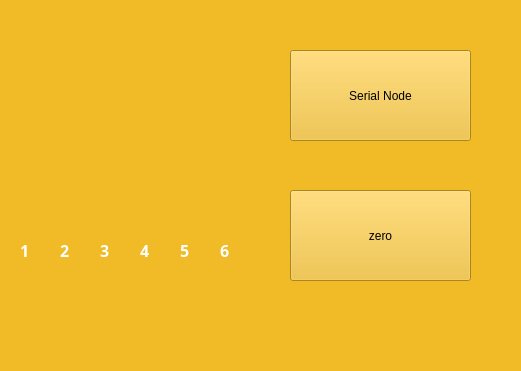
  <widget class="QWidget" name="m3_background_3" native="true">
   <property name="geometry">
    <rect>
     <x>850</x>
     <y>50</y>
     <width>521</width>
     <height>371</height>
    </rect>
   </property>
   <property name="palette">
    <palette>
     <active>
      <colorrole role="WindowText">
       <brush brushstyle="SolidPattern">
        <color alpha="255">
         <red>255</red>
         <green>255</green>
         <blue>255</blue>
        </color>
       </brush>
      </colorrole>
      <colorrole role="Button">
       <brush brushstyle="SolidPattern">
        <color alpha="255">
         <red>240</red>
         <green>187</green>
         <blue>39</blue>
        </color>
       </brush>
      </colorrole>
      <colorrole role="Light">
       <brush brushstyle="SolidPattern">
        <color alpha="255">
         <red>255</red>
         <green>226</green>
         <blue>146</blue>
        </color>
       </brush>
      </colorrole>
      <colorrole role="Midlight">
       <brush brushstyle="SolidPattern">
        <color alpha="255">
         <red>247</red>
         <green>206</green>
         <blue>92</blue>
        </color>
       </brush>
      </colorrole>
      <colorrole role="Dark">
       <brush brushstyle="SolidPattern">
        <color alpha="255">
         <red>120</red>
         <green>93</green>
         <blue>19</blue>
        </color>
       </brush>
      </colorrole>
      <colorrole role="Mid">
       <brush brushstyle="SolidPattern">
        <color alpha="255">
         <red>160</red>
         <green>124</green>
         <blue>26</blue>
        </color>
       </brush>
      </colorrole>
      <colorrole role="Text">
       <brush brushstyle="SolidPattern">
        <color alpha="255">
         <red>0</red>
         <green>0</green>
         <blue>0</blue>
        </color>
       </brush>
      </colorrole>
      <colorrole role="BrightText">
       <brush brushstyle="SolidPattern">
        <color alpha="255">
         <red>255</red>
         <green>255</green>
         <blue>255</blue>
        </color>
       </brush>
      </colorrole>
      <colorrole role="ButtonText">
       <brush brushstyle="SolidPattern">
        <color alpha="255">
         <red>0</red>
         <green>0</green>
         <blue>0</blue>
        </color>
       </brush>
      </colorrole>
      <colorrole role="Base">
       <brush brushstyle="SolidPattern">
        <color alpha="255">
         <red>255</red>
         <green>255</green>
         <blue>255</blue>
        </color>
       </brush>
      </colorrole>
      <colorrole role="Window">
       <brush brushstyle="SolidPattern">
        <color alpha="255">
         <red>240</red>
         <green>187</green>
         <blue>39</blue>
        </color>
       </brush>
      </colorrole>
      <colorrole role="Shadow">
       <brush brushstyle="SolidPattern">
        <color alpha="255">
         <red>0</red>
         <green>0</green>
         <blue>0</blue>
        </color>
       </brush>
      </colorrole>
      <colorrole role="AlternateBase">
       <brush brushstyle="SolidPattern">
        <color alpha="255">
         <red>247</red>
         <green>221</green>
         <blue>147</blue>
        </color>
       </brush>
      </colorrole>
      <colorrole role="ToolTipBase">
       <brush brushstyle="SolidPattern">
        <color alpha="255">
         <red>255</red>
         <green>255</green>
         <blue>220</blue>
        </color>
       </brush>
      </colorrole>
      <colorrole role="ToolTipText">
       <brush brushstyle="SolidPattern">
        <color alpha="255">
         <red>0</red>
         <green>0</green>
         <blue>0</blue>
        </color>
       </brush>
      </colorrole>
     </active>
     <inactive>
      <colorrole role="WindowText">
       <brush brushstyle="SolidPattern">
        <color alpha="255">
         <red>255</red>
         <green>255</green>
         <blue>255</blue>
        </color>
       </brush>
      </colorrole>
      <colorrole role="Button">
       <brush brushstyle="SolidPattern">
        <color alpha="255">
         <red>240</red>
         <green>187</green>
         <blue>39</blue>
        </color>
       </brush>
      </colorrole>
      <colorrole role="Light">
       <brush brushstyle="SolidPattern">
        <color alpha="255">
         <red>255</red>
         <green>226</green>
         <blue>146</blue>
        </color>
       </brush>
      </colorrole>
      <colorrole role="Midlight">
       <brush brushstyle="SolidPattern">
        <color alpha="255">
         <red>247</red>
         <green>206</green>
         <blue>92</blue>
        </color>
       </brush>
      </colorrole>
      <colorrole role="Dark">
       <brush brushstyle="SolidPattern">
        <color alpha="255">
         <red>120</red>
         <green>93</green>
         <blue>19</blue>
        </color>
       </brush>
      </colorrole>
      <colorrole role="Mid">
       <brush brushstyle="SolidPattern">
        <color alpha="255">
         <red>160</red>
         <green>124</green>
         <blue>26</blue>
        </color>
       </brush>
      </colorrole>
      <colorrole role="Text">
       <brush brushstyle="SolidPattern">
        <color alpha="255">
         <red>0</red>
         <green>0</green>
         <blue>0</blue>
        </color>
       </brush>
      </colorrole>
      <colorrole role="BrightText">
       <brush brushstyle="SolidPattern">
        <color alpha="255">
         <red>255</red>
         <green>255</green>
         <blue>255</blue>
        </color>
       </brush>
      </colorrole>
      <colorrole role="ButtonText">
       <brush brushstyle="SolidPattern">
        <color alpha="255">
         <red>0</red>
         <green>0</green>
         <blue>0</blue>
        </color>
       </brush>
      </colorrole>
      <colorrole role="Base">
       <brush brushstyle="SolidPattern">
        <color alpha="255">
         <red>255</red>
         <green>255</green>
         <blue>255</blue>
        </color>
       </brush>
      </colorrole>
      <colorrole role="Window">
       <brush brushstyle="SolidPattern">
        <color alpha="255">
         <red>240</red>
         <green>187</green>
         <blue>39</blue>
        </color>
       </brush>
      </colorrole>
      <colorrole role="Shadow">
       <brush brushstyle="SolidPattern">
        <color alpha="255">
         <red>0</red>
         <green>0</green>
         <blue>0</blue>
        </color>
       </brush>
      </colorrole>
      <colorrole role="AlternateBase">
       <brush brushstyle="SolidPattern">
        <color alpha="255">
         <red>247</red>
         <green>221</green>
         <blue>147</blue>
        </color>
       </brush>
      </colorrole>
      <colorrole role="ToolTipBase">
       <brush brushstyle="SolidPattern">
        <color alpha="255">
         <red>255</red>
         <green>255</green>
         <blue>220</blue>
        </color>
       </brush>
      </colorrole>
      <colorrole role="ToolTipText">
       <brush brushstyle="SolidPattern">
        <color alpha="255">
         <red>0</red>
         <green>0</green>
         <blue>0</blue>
        </color>
       </brush>
      </colorrole>
     </inactive>
     <disabled>
      <colorrole role="WindowText">
       <brush brushstyle="SolidPattern">
        <color alpha="255">
         <red>120</red>
         <green>93</green>
         <blue>19</blue>
        </color>
       </brush>
      </colorrole>
      <colorrole role="Button">
       <brush brushstyle="SolidPattern">
        <color alpha="255">
         <red>240</red>
         <green>187</green>
         <blue>39</blue>
        </color>
       </brush>
      </colorrole>
      <colorrole role="Light">
       <brush brushstyle="SolidPattern">
        <color alpha="255">
         <red>255</red>
         <green>226</green>
         <blue>146</blue>
        </color>
       </brush>
      </colorrole>
      <colorrole role="Midlight">
       <brush brushstyle="SolidPattern">
        <color alpha="255">
         <red>247</red>
         <green>206</green>
         <blue>92</blue>
        </color>
       </brush>
      </colorrole>
      <colorrole role="Dark">
       <brush brushstyle="SolidPattern">
        <color alpha="255">
         <red>120</red>
         <green>93</green>
         <blue>19</blue>
        </color>
       </brush>
      </colorrole>
      <colorrole role="Mid">
       <brush brushstyle="SolidPattern">
        <color alpha="255">
         <red>160</red>
         <green>124</green>
         <blue>26</blue>
        </color>
       </brush>
      </colorrole>
      <colorrole role="Text">
       <brush brushstyle="SolidPattern">
        <color alpha="255">
         <red>120</red>
         <green>93</green>
         <blue>19</blue>
        </color>
       </brush>
      </colorrole>
      <colorrole role="BrightText">
       <brush brushstyle="SolidPattern">
        <color alpha="255">
         <red>255</red>
         <green>255</green>
         <blue>255</blue>
        </color>
       </brush>
      </colorrole>
      <colorrole role="ButtonText">
       <brush brushstyle="SolidPattern">
        <color alpha="255">
         <red>120</red>
         <green>93</green>
         <blue>19</blue>
        </color>
       </brush>
      </colorrole>
      <colorrole role="Base">
       <brush brushstyle="SolidPattern">
        <color alpha="255">
         <red>240</red>
         <green>187</green>
         <blue>39</blue>
        </color>
       </brush>
      </colorrole>
      <colorrole role="Window">
       <brush brushstyle="SolidPattern">
        <color alpha="255">
         <red>240</red>
         <green>187</green>
         <blue>39</blue>
        </color>
       </brush>
      </colorrole>
      <colorrole role="Shadow">
       <brush brushstyle="SolidPattern">
        <color alpha="255">
         <red>0</red>
         <green>0</green>
         <blue>0</blue>
        </color>
       </brush>
      </colorrole>
      <colorrole role="AlternateBase">
       <brush brushstyle="SolidPattern">
        <color alpha="255">
         <red>240</red>
         <green>187</green>
         <blue>39</blue>
        </color>
       </brush>
      </colorrole>
      <colorrole role="ToolTipBase">
       <brush brushstyle="SolidPattern">
        <color alpha="255">
         <red>255</red>
         <green>255</green>
         <blue>220</blue>
        </color>
       </brush>
      </colorrole>
      <colorrole role="ToolTipText">
       <brush brushstyle="SolidPattern">
        <color alpha="255">
         <red>0</red>
         <green>0</green>
         <blue>0</blue>
        </color>
       </brush>
      </colorrole>
     </disabled>
    </palette>
   </property>
   <property name="autoFillBackground">
    <bool>true</bool>
   </property>
   <widget class="QLabel" name="label_21">
    <property name="geometry">
     <rect>
      <x>20</x>
      <y>240</y>
      <width>21</width>
      <height>21</height>
     </rect>
    </property>
    <property name="font">
     <font>
      <family>Sans</family>
      <pointsize>12</pointsize>
      <weight>75</weight>
      <bold>true</bold>
     </font>
    </property>
    <property name="text">
     <string>1</string>
    </property>
   </widget>
   <widget class="QLabel" name="label_22">
    <property name="geometry">
     <rect>
      <x>60</x>
      <y>240</y>
      <width>21</width>
      <height>21</height>
     </rect>
    </property>
    <property name="font">
     <font>
      <family>Sans</family>
      <pointsize>12</pointsize>
      <weight>75</weight>
      <bold>true</bold>
     </font>
    </property>
    <property name="text">
     <string>2</string>
    </property>
   </widget>
   <widget class="QLabel" name="label_23">
    <property name="geometry">
     <rect>
      <x>100</x>
      <y>240</y>
      <width>21</width>
      <height>21</height>
     </rect>
    </property>
    <property name="font">
     <font>
      <family>Sans</family>
      <pointsize>12</pointsize>
      <weight>75</weight>
      <bold>true</bold>
     </font>
    </property>
    <property name="text">
     <string>3</string>
    </property>
   </widget>
   <widget class="QLabel" name="label_24">
    <property name="geometry">
     <rect>
      <x>140</x>
      <y>240</y>
      <width>21</width>
      <height>21</height>
     </rect>
    </property>
    <property name="font">
     <font>
      <family>Sans Serif</family>
      <pointsize>12</pointsize>
      <weight>75</weight>
      <bold>true</bold>
     </font>
    </property>
    <property name="text">
     <string>4</string>
    </property>
   </widget>
   <widget class="QLabel" name="label_25">
    <property name="geometry">
     <rect>
      <x>180</x>
      <y>240</y>
      <width>21</width>
      <height>21</height>
     </rect>
    </property>
    <property name="font">
     <font>
      <family>Sans Serif</family>
      <pointsize>12</pointsize>
      <weight>75</weight>
      <bold>true</bold>
     </font>
    </property>
    <property name="text">
     <string>5</string>
    </property>
   </widget>
   <widget class="QLabel" name="label_26">
    <property name="geometry">
     <rect>
      <x>220</x>
      <y>240</y>
      <width>21</width>
      <height>21</height>
     </rect>
    </property>
    <property name="font">
     <font>
      <family>Sans Serif</family>
      <pointsize>12</pointsize>
      <weight>75</weight>
      <bold>true</bold>
     </font>
    </property>
    <property name="text">
     <string>6</string>
    </property>
   </widget>
   <widget class="QPushButton" name="serial_node">
    <property name="enabled">
     <bool>true</bool>
    </property>
    <property name="geometry">
     <rect>
      <x>290</x>
      <y>50</y>
      <width>181</width>
      <height>91</height>
     </rect>
    </property>
    <property name="text">
     <string>Serial Node</string>
    </property>
   </widget>
   <widget class="QPushButton" name="zero">
    <property name="enabled">
     <bool>true</bool>
    </property>
    <property name="geometry">
     <rect>
      <x>290</x>
      <y>190</y>
      <width>181</width>
      <height>91</height>
     </rect>
    </property>
    <property name="text">
     <string>zero</string>
    </property>
   </widget>
  </widget>
